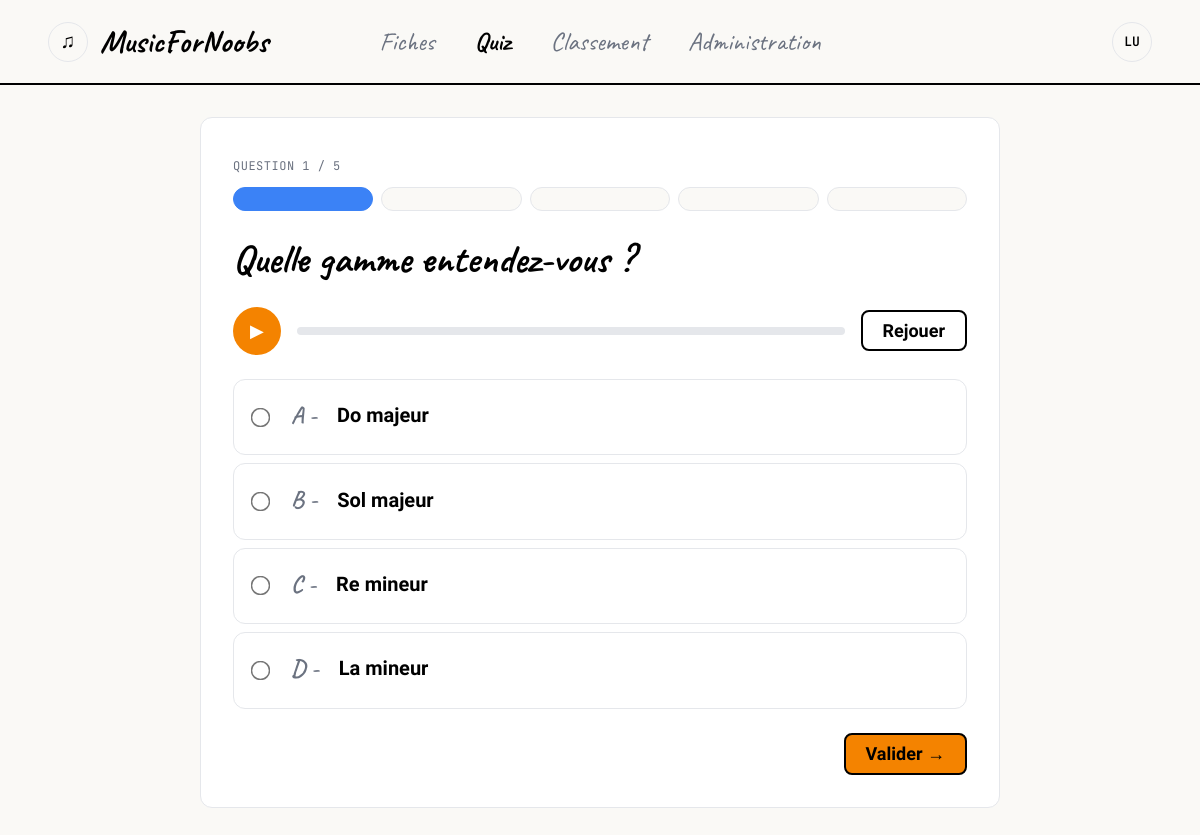
/index.php?view=quiz_play&slug=gamme-do-majeur (signed in), run on the app's committed database.
### tables this page shows
CREATE TABLE quiz_questions (
    id              INT             AUTO_INCREMENT PRIMARY KEY,
    id_fiche        INT             NOT NULL,
    type            ENUM('texte', 'audio') NOT NULL,
    enonce          VARCHAR(500)    NOT NULL,
    chemin_audio    VARCHAR(255)    DEFAULT NULL,
    ordre           INT             NOT NULL,
    FOREIGN KEY (id_fiche) REFERENCES fiches(id) ON DELETE CASCADE
);

CREATE TABLE quiz_reponses (
    id              INT             AUTO_INCREMENT PRIMARY KEY,
    id_question     INT             NOT NULL,
    contenu         VARCHAR(255)    NOT NULL,
    est_correct     INT             NOT NULL DEFAULT 0,
    ordre           INT             NOT NULL,
    FOREIGN KEY (id_question) REFERENCES quiz_questions(id) ON DELETE CASCADE
);

### index.php (called while the page is built, shortened)
<?php
include("libs/maLibSQL.pdo.php");
include("libs/modele/modele_quiz.php");
$view = valider("view", "GET");
$template = "templates/" . $view . ".php";
include("templates/header.php");
include($template);
include("templates/footer.php");
?>

### libs/maLibSQL.pdo.php (called while the page is built, shortened)
<?php
function SQLSelect($sql)
{
 	global $BDD_host;
	global $BDD_base;
 	global $BDD_user;
 	global $BDD_password;
	try {
		$dbh = new PDO("mysql:host=$BDD_host;dbname=$BDD_base", $BDD_user, $BDD_password);
	} catch (PDOException $e) {
		die("<font color=\"red\">SQLSelect: Erreur de connexion : " . $e->getMessage() . "</font>");
	}
	$dbh->exec("SET CHARACTER SET utf8");
	$res = $dbh->query($sql);
	$num = $res->rowCount();
	if ($num==0) return false;
	else return $res;
}
function parcoursRs($result)
{
	$result->setFetchMode(PDO::FETCH_ASSOC);
	while ($ligne = $result->fetch())
		$tab[]= $ligne;
	return $tab;
}
?>

### libs/modele/modele_fiches.php (called while the page is built, shortened)
<?php
function getFicheParSlug($slug) {
    $slugProtege = proteger($slug);
    $sql         = "SELECT f.id, f.titre, f.slug, f.niveau, f.contenu, f.chemin_audio,
                           c.nom AS categorie, c.couleur
                    FROM fiches f
                    JOIN categories c ON f.id_categorie = c.id
                    WHERE f.slug = '$slugProtege'";
    $resultat = parcoursRs(SQLSelect($sql));
    if (count($resultat) > 0) {
        return $resultat[0];
    } else {
        return false;
    }
}
?>

### libs/modele/modele_quiz.php (called while the page is built, shortened)
<?php
function getQuestion($idFiche, $numeroQuestion) {
    $idF = proteger($idFiche);
    $offset = intval($numeroQuestion) - 1;
    $sql = "SELECT
                q.id           AS id_question,
                q.enonce,
                q.type,
                q.chemin_audio AS chemin_audio_question,
                r.id           AS id_reponse,
                r.contenu,
                r.est_correct,
                r.ordre
            FROM quiz_questions q
            JOIN quiz_reponses r ON r.id_question = q.id
            WHERE q.id = (
                SELECT id FROM quiz_questions
                WHERE id_fiche = '$idF'
                ORDER BY ordre
                LIMIT 1 OFFSET $offset
            )
            ORDER BY r.ordre";
    return parcoursRs(SQLSelect($sql));
}
?>

### templates/quiz_play.php (the view, shortened to what this page needs)
<?php
$slug = valider("slug", "GET");
$etape = $_SESSION["quiz_etape"];
$fiche = getFicheParSlug($slug);
$lignesQuestion = getQuestion($fiche['id'], $etape);
$question = $lignesQuestion[0];
?>
<div class="quiz-play-wrapper">
    <span class="annotation">QUESTION <?= $etape ?> / 5</span>
    <div class="quiz-progress">
        <?php for ($i = 1; $i <= 5; $i++): ?>
            <?php
                $class = "";
                if ($i == $etape) $class = "current";
            ?>
            <div class="quiz-progress-segment <?= $class ?>"></div>
        <?php endfor; ?>
    </div>
    <h2 class="quiz-question-titre"><?= htmlspecialchars($question['enonce']) ?></h2>
    <?php if ($question['type'] === 'audio' && !empty($question['chemin_audio_question'])): ?>
        <div class="audio-player-container">
            <button id="btnPlay" class="audio-player-play" type="button" onclick="togglePlay('lecteurQuiz')">▶</button>
            <div class="audio-progress-bg">
            </div>
            <button class="btn btn-outline" type="button" onclick="rejouer('lecteurQuiz')">Rejouer</button>
        </div>
    <?php endif; ?>
    <form method="POST" action="controleur.php">
        <?php
        $lettres = ['A', 'B', 'C', 'D'];
        foreach ($lignesQuestion as $index => $rep):
        ?>
            <label class="reponse-quiz">
                <input type="radio" name="reponse" value="<?= $rep['id_reponse'] ?>" required>
                <span class="reponse-quiz-letter"><?= $lettres[$index] ?> -</span>
                <span class="reponse-quiz-text"><?= htmlspecialchars($rep['contenu']) ?></span>
            </label>
        <?php endforeach; ?>
        <div class="quiz-form-actions">
            <button type="submit" class="btn btn-primary">Valider →</button>
        </div>
    </form>
</div>

### css/style.css (style rules this page uses)
:root { --bg: #FAF9F6; --bg-card: #FFFFFF; --text: #000000; --text-muted: #6B7280; --accent: #f48300; --accent-hover: #EA580C; --border: #E5E7EB; --highlight-bg: #DBEAFE; --cat-gammes: #D4A52A; --cat-accords: #E07A6E; --cat-intervalles: #3DB5C9; --success: #22C55E; --error: #EF4444; --in-progress: #3B82F6; --medal-gold: #FBBF24; --medal-silver: #D1D5DB; --medal-bronze: #D97757; --font-title: 'Caveat', cursive; --font-body: 'Kalam', cursive; --font-mono: 'JetBrains Mono', monospace; }
* { box-sizing: border-box; margin: 0; padding: 0; }
body { background: var(--bg); color: var(--text); font-family: var(--font-body); font-size: 18px; line-height: 1.6; min-height: 100vh; }
h1, h2, h3, h4 { font-family: var(--font-title); font-weight: 700; line-height: 1.2; }
h2 { font-size: 40px; }
.annotation { font-family: var(--font-mono); font-size: 12px; color: var(--text-muted); text-transform: uppercase; letter-spacing: 0.5px; }

### css/components.css (style rules this page uses)
.btn { display: inline-block; padding: 8px 20px; border: 2px solid var(--text); border-radius: 8px; background: var(--bg); color: var(--text) !important; font-family: var(--font-body); font-weight: 700; font-size: 18px; cursor: pointer; transition: all 0.2s; }
.btn-primary { background: var(--accent); color: var(--text) !important; border-color: var(--text); }
.btn-outline { background: transparent; color: var(--text) !important; border-color: var(--text); }
label { display: block; margin-bottom: 16px; font-family: var(--font-body); }
label > span { display: block; margin-bottom: 4px; font-weight: 700; }
.audio-player-play { width: 48px; height: 48px; border-radius: 50%; background: var(--accent); color: white; border: none; cursor: pointer; font-size: 18px; display: flex; align-items: center; justify-content: center; }
.audio-player-container { margin-bottom: 24px; display: flex; align-items: center; }
.audio-progress-bg { flex: 1; margin: 0 16px; background: var(--border, #e0e0e0); height: 8px; border-radius: 4px; overflow: hidden; }

### css/pages.css (style rules this page uses)
.quiz-progress { display: flex; gap: 8px; margin-top: 8px; margin-bottom: 24px; }
.quiz-progress-segment { flex: 1; height: 24px; border: 1px solid var(--border); border-radius: 24px; background: var(--bg); display: flex; align-items: center; justify-content: center; font-family: var(--font-mono); font-size: 12px; color: var(--text-muted); }
.quiz-progress-segment.current { background: var(--in-progress); color: white; border-color: var(--in-progress); }
.reponse-quiz { display: flex; align-items: center; gap: 12px; padding: 16px 20px; border: 1px solid var(--border); border-radius: 12px; margin-bottom: 8px; cursor: pointer; }
.reponse-quiz-letter { font-family: var(--font-title); font-size: 24px; color: var(--text-muted); margin-right: 8px; }
.quiz-play-wrapper { max-width: 800px; margin: 0 auto; background: var(--bg-card); padding: 32px; border: 1px solid var(--border); border-radius: 12px; }
.quiz-question-titre { margin: 24px 0; }
.reponse-quiz input[type="radio"] { transform: scale(1.5); margin-right: 12px; }
.reponse-quiz-text { font-size: 20px; font-weight: bold; }
.quiz-form-actions { text-align: right; margin-top: 24px; }

### data on the page
quiz_questions: enonce "Quelle gamme entendez-vous ?"
quiz_reponses: index "A", contenu "Do majeur"
quiz_reponses: index "B", contenu "Sol majeur"
quiz_reponses: index "C", contenu "Re mineur"
quiz_reponses: index "D", contenu "La mineur"

### other printed values
$initiales "LU"
$etape "1"
